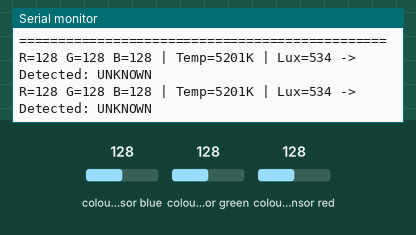
Simulated run of this sketch. Board: Arduino Uno, built with avr-gcc and run on an emulated ATmega328P. Parts: the last lines printed to the serial monitor. The test bench sets the inputs (shaded band); at power-on: colour sensor blue 128, colour sensor green 128, colour sensor red 128.

Above: at 1.3 s.
1.4 s: colour sensor blue set to 5
At 2.1 s:
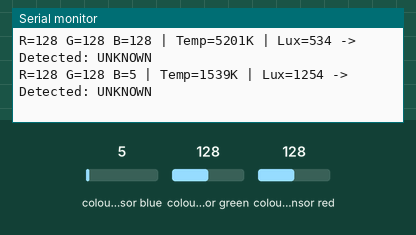
2.9 s: colour sensor green set to 5
At 3.5 s:
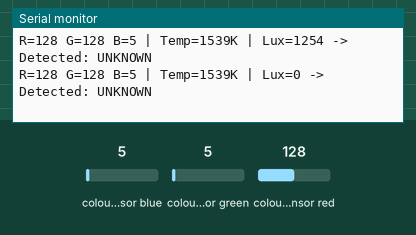
4.4 s: colour sensor red set to 5
At 5.4 s:
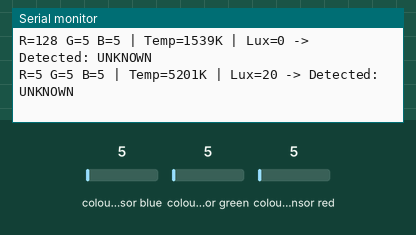
5.9 s: colour sensor blue set to 64
At 6.8 s:
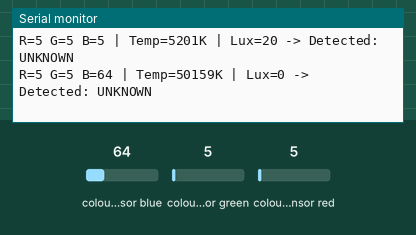
Timing chart, 0 to 8.9 s (numbered marks = the images above; inputs shaded):
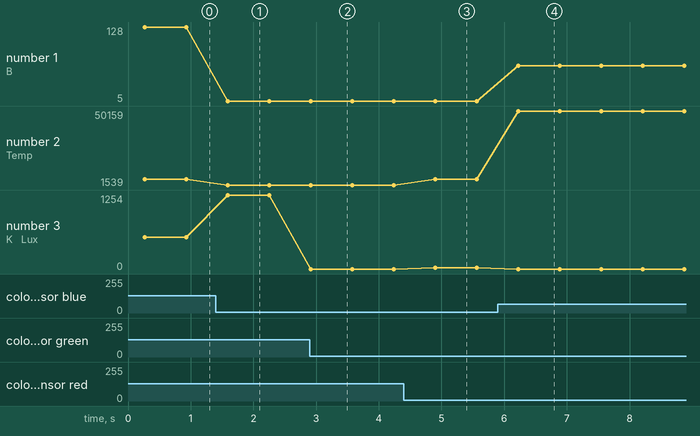

The sketch:

rgb_sensor_test.ino
```cpp
// ===================================================
//  RGB COLOR SENSOR TEST (Adafruit TCS34725)
// ===================================================


#include "Adafruit_TCS34725.h"


// Create sensor object
Adafruit_TCS34725 tcs(
  TCS34725_INTEGRATIONTIME_50MS,
  TCS34725_GAIN_4X
);


// ---------------- COLOR DETECTION (YOUR MAPPING) ----------------
String detectColor(float r, float g, float b) {
  if ((r >= 100 && r <= 120) && (g >= 75 && g <= 95) && (b >= 60 && b <= 75)) return "BLACK"; // low
  if ((r >= 95 && r <= 110) && (g >= 85 && g <= 95) && (b >= 50 && b <= 70)) return "WHITE"; // low
  if ((r >= 150 && r <= 170) && (g >= 55 && g <= 70) && (b >= 50 && b <= 65)) return "PINK"; // low
  if ((r >= 150 && r <= 180) && (g >= 45 && g <= 60) && (b >= 40 && b <= 55))   return "RED"; // low
  if ((r >= 115 && r <= 130) && (g >= 85  && g <= 100) && (b >= 30 && b <= 45))  return "YELLOW"; // low
  if ((r >= 95  && r <= 115) && (g >= 85 && g <= 110) && (b >= 60 && b <= 75))  return "GREEN"; // low
  if ((r >= 75  && r <= 100) && (g >= 75  && g <= 100) && (b >= 85 && b <= 110)) return "BLUE"; // low
  if ((r >= 150 && r <= 165) && (g >= 60  && g <= 70)  && (b >= 30 && b <= 50)) return "ORANGE"; // low
  return "UNKNOWN";
}


// ---------------- SETUP ----------------
void setup() {
  Serial.begin(9600);
  Serial.println("=== TCS34725 RGB Sensor Test ===");


  if (!tcs.begin()) {
    Serial.println("No TCS34725 found ... check wiring and power!");
    while (1);
  }


  Serial.println("TCS34725 initialized successfully.");
  Serial.println("Move colored objects in front of the sensor...");
  Serial.println("===============================================");
}


// ---------------- LOOP ----------------
void loop() {
  float r, g, b;


  // Enable sensor LED, read color
  tcs.setInterrupt(false);
  delay(60);
  tcs.getRGB(&r, &g, &b);
  tcs.setInterrupt(true);


  // Determine color name
  String color = detectColor(r, g, b);


  // Optional: color temperature and lux (if needed)
  uint16_t c, red, green, blue;
  tcs.getRawData(&red, &green, &blue, &c);
  uint16_t colorTemp = tcs.calculateColorTemperature_dn40(red, green, blue, c);
  uint16_t lux = tcs.calculateLux(red, green, blue);


  // Print readings
  Serial.print("R="); Serial.print(int(r));
  Serial.print(" G="); Serial.print(int(g));
  Serial.print(" B="); Serial.print(int(b));
  Serial.print(" | Temp="); Serial.print(colorTemp);
  Serial.print("K | Lux="); Serial.print(lux);
  Serial.print(" -> Detected: ");
  Serial.println(color);


  delay(500);
}
```

Measured:
- after the input at 1.4 s, the serial monitor: prints a new line after 0.19 s (image 1)
- after the input at 2.9 s, the serial monitor: prints a new line at once (image 2)
- after the input at 4.4 s, the serial monitor: prints a new line after 0.50 s (image 3)
- after the input at 5.9 s, the serial monitor: prints a new line after 0.32 s (image 4)
- plotted number 1: 128 → 5 after the input at 1.4 s, 5 → 64 after the input at 5.9 s
- plotted number 2: 5201 → 1539 after the input at 1.4 s, 1539 → 5201 after the input at 4.4 s, 5201 → 50159 after the input at 5.9 s
- plotted number 3: 534 → 1254 after the input at 1.4 s, 1254 → 0 after the input at 2.9 s, 0 → 20 after the input at 4.4 s
